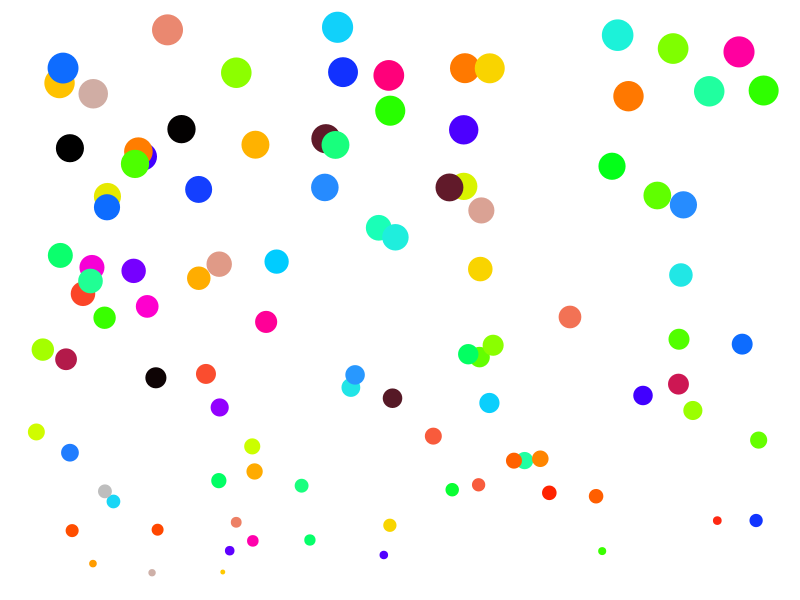
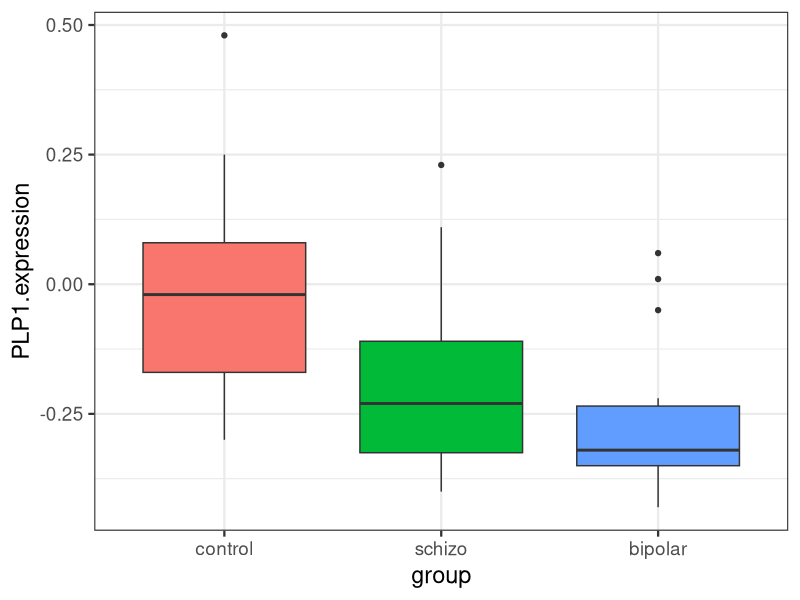
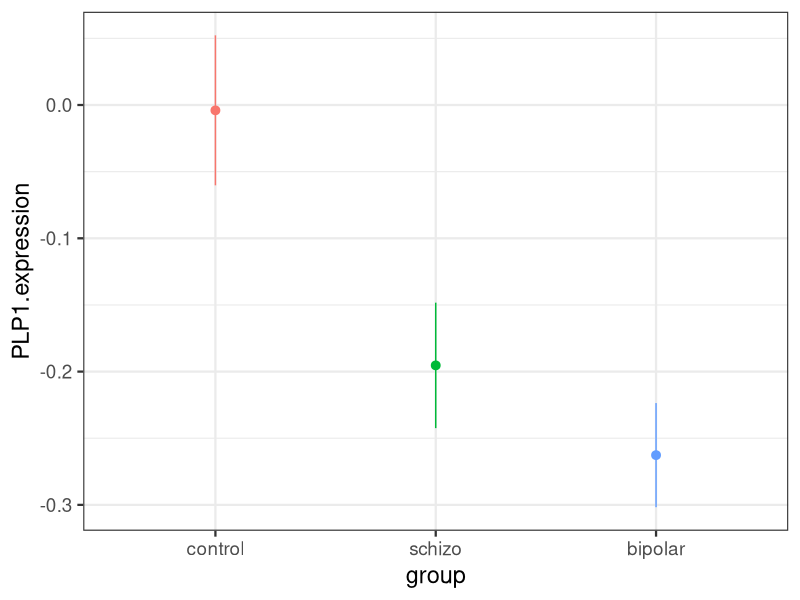
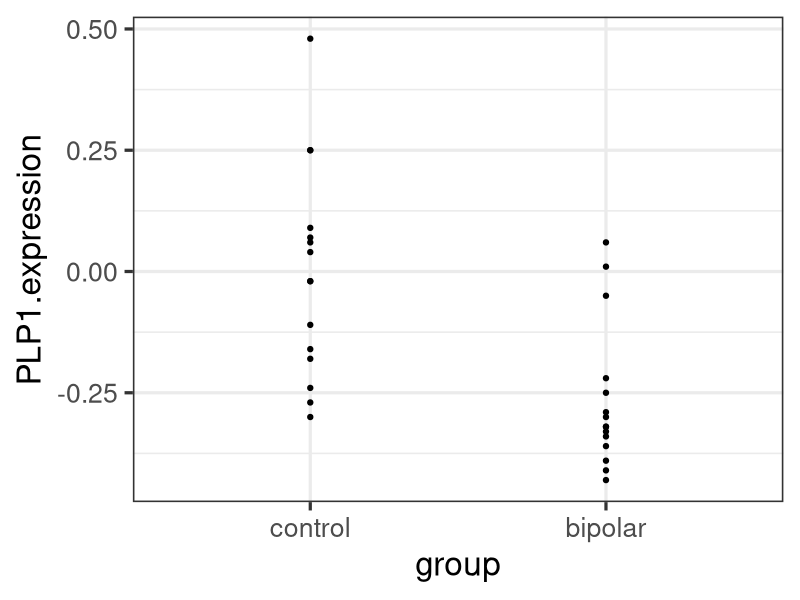
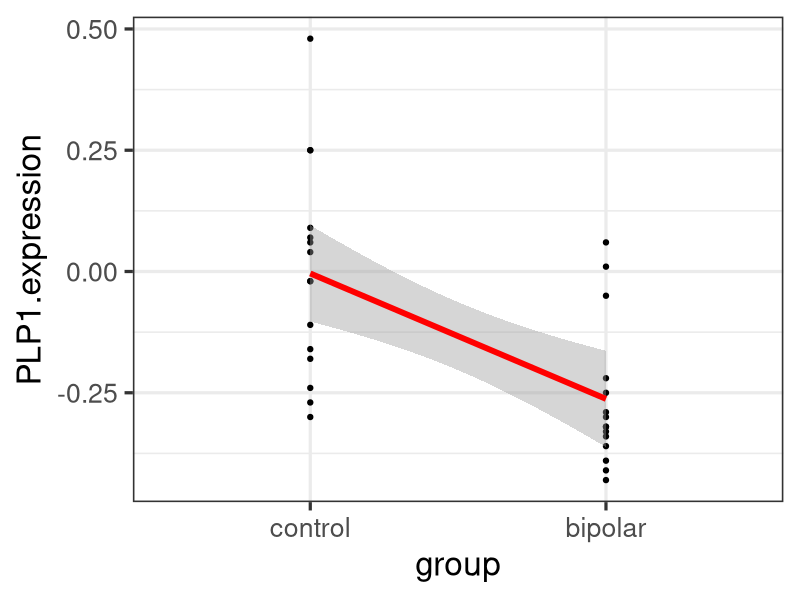
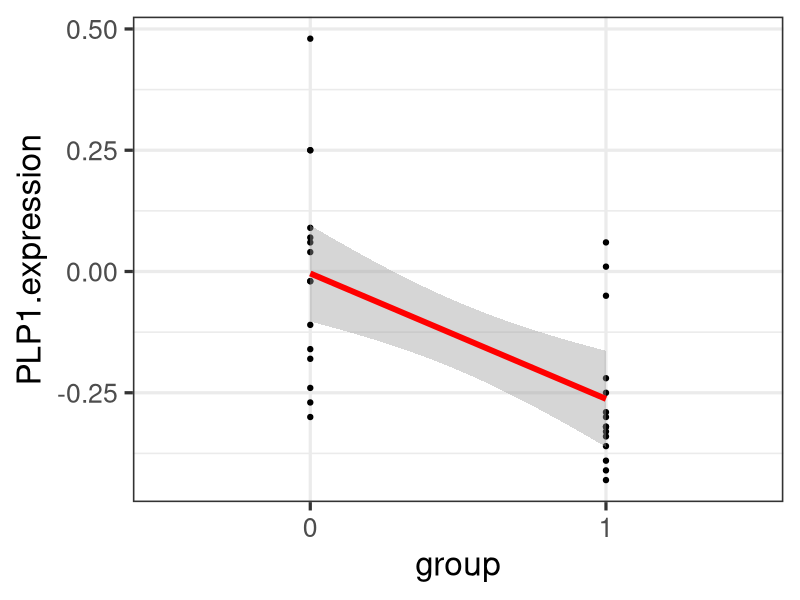
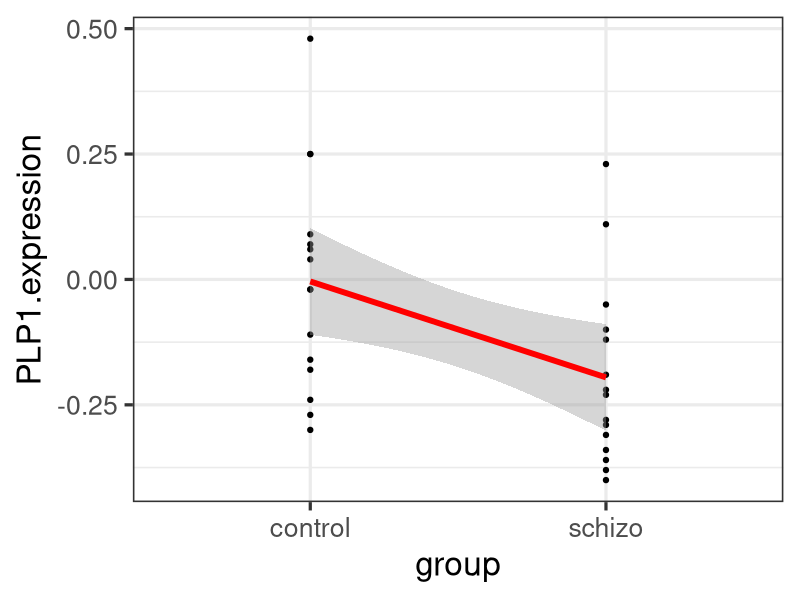
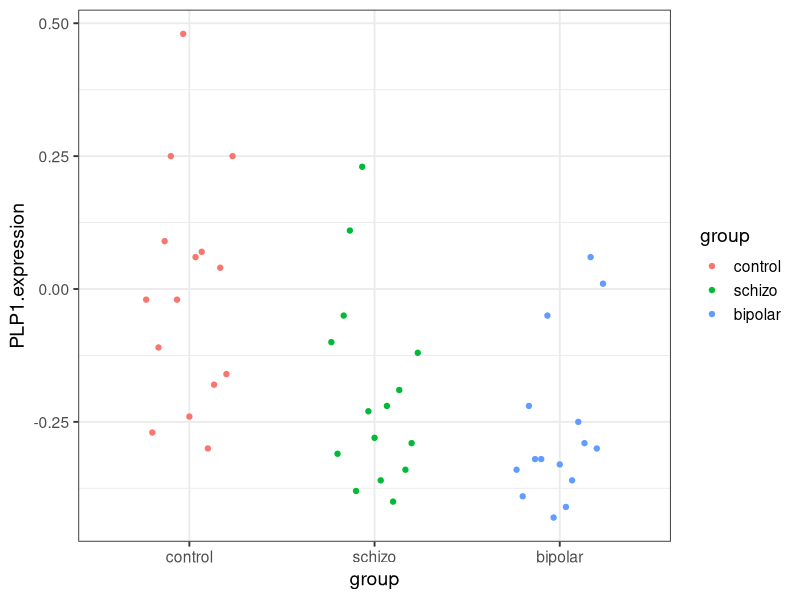

Write the R code that produced these figures, in order.
## ---- chunk 1
library(knitr)
opts_chunk$set(fig.height=4.5, comment=NA, 
               warning=FALSE, message=FALSE, 
               dev="jpeg", echo=FALSE)
library(dplyr)
library(tidyr)
library(broom)
library(ggplot2)

## ---- chunk 2
set.seed(30)
popMax<-100
popData<-data.frame(x=runif(popMax,1,popMax), 
                    y=runif(popMax,1,popMax), 
                    colorSize1 = runif(popMax,.01,popMax/10),
                    colorSize2 = runif(popMax,.01,popMax/10))


extraNoise<-runif(popMax, 0,popMax/10)
spatialPlot<-qplot(x, colorSize1*10+extraNoise, size=colorSize1, colour=colorSize2, data=popData) + 
  theme_void() +xlab("")+ylab("") +
  scale_color_gradientn(guide=FALSE, colours = c("grey", rainbow(15), "black")) + 
  scale_size_continuous(guide=FALSE, range=c(1,10))

spatialPlot
## ---- chunk 3
brainGene <- read.csv("./data/19/15q06DisordersAndGeneExpression.csv") %>%
  mutate(group = forcats::fct_relevel(group, c("control", "schizo", "bipolar")))
## ---- chunk 4
ggplot(brainGene, aes(x=group, y=PLP1.expression, fill = group)) +
  geom_boxplot() +
  scale_fill_discrete(guide=FALSE)+
  theme_bw(base_size=17)
## ---- chunk 5
ggplot(brainGene, aes(x=group, y=PLP1.expression, color = group)) +
#  geom_boxplot() +
  stat_summary() +
  scale_color_discrete(guide=FALSE) +
  theme_bw(base_size=17)
## ---- chunk 6

bgsub1 <- subset(brainGene, brainGene$group != "schizo")
bgPoints <- ggplot(bgsub1, aes(x=group, y=PLP1.expression)) +
                 geom_point(size=1.5) +
  theme_bw(base_size=24)
                   
bgPoints
## ---- chunk 7
bgPoints + stat_smooth(method="lm", mapping=aes(group=1), color="red", lwd=2)

## ---- chunk 8
bgPoints + stat_smooth(method="lm", mapping = aes(group=1), color="red", lwd=2) +
scale_x_discrete(labels=c("0", "1"))

## ---- chunk 9
bgsub2 <- subset(brainGene, brainGene$group != "bipolar")
bgPoints2 <- ggplot(bgsub2, aes(x=group, y=PLP1.expression)) +
  geom_point(size=1.5) +
  theme_bw() + 
  stat_smooth(method="lm", mapping = aes(group=1), color="red", lwd=2)+
  theme_bw(base_size=24)

bgPoints2
## ---- chunk 10
brainGene$subj <- 1:nrow(brainGene)
jls <- brainGene %>%
  group_by(group) %>%
  summarise(mean_expression = mean(PLP1.expression)) %>%
  ungroup()

data_plot <- ggplot(data=brainGene, mapping=aes(x=group, y=PLP1.expression, color=group)) +
  geom_point(mapping=aes(group=subj), position=position_dodge(width=0.5)) +
  theme_bw(base_size=14)

data_plot
## ---- chunk 11
model_plot <- data_plot +
    geom_boxplot(data=jls, mapping=aes(x=group, y=mean_expression))

model_plot
## ---- chunk 12
brainGene <- brainGene %>%
  group_by(group) %>%
  mutate(mean_expression = mean(PLP1.expression)) %>%
  ungroup()

model_plot + 
  geom_linerange(data = brainGene, mapping=aes(x=group, ymin = mean_expression, ymax = PLP1.expression, group=subj), position=position_dodge(width=0.5))
## ---- chunk 13
brain_lm <- lm(PLP1.expression ~ group, data=brainGene)
knitr::kable(anova(lm(PLP1.expression ~ group, data=brainGene)))
## ---- chunk 14
plot(brain_lm, which=1)
## ---- chunk 15
plot(brain_lm, which=2)
## ---- chunk 16
plot(brain_lm, which=5)
## ---- chunk 17
library(car)
knitr::kable(leveneTest(PLP1.expression ~ group, data=brainGene))
## ---- chunk 18
kruskal.test(PLP1.expression ~ group, data=brainGene)
